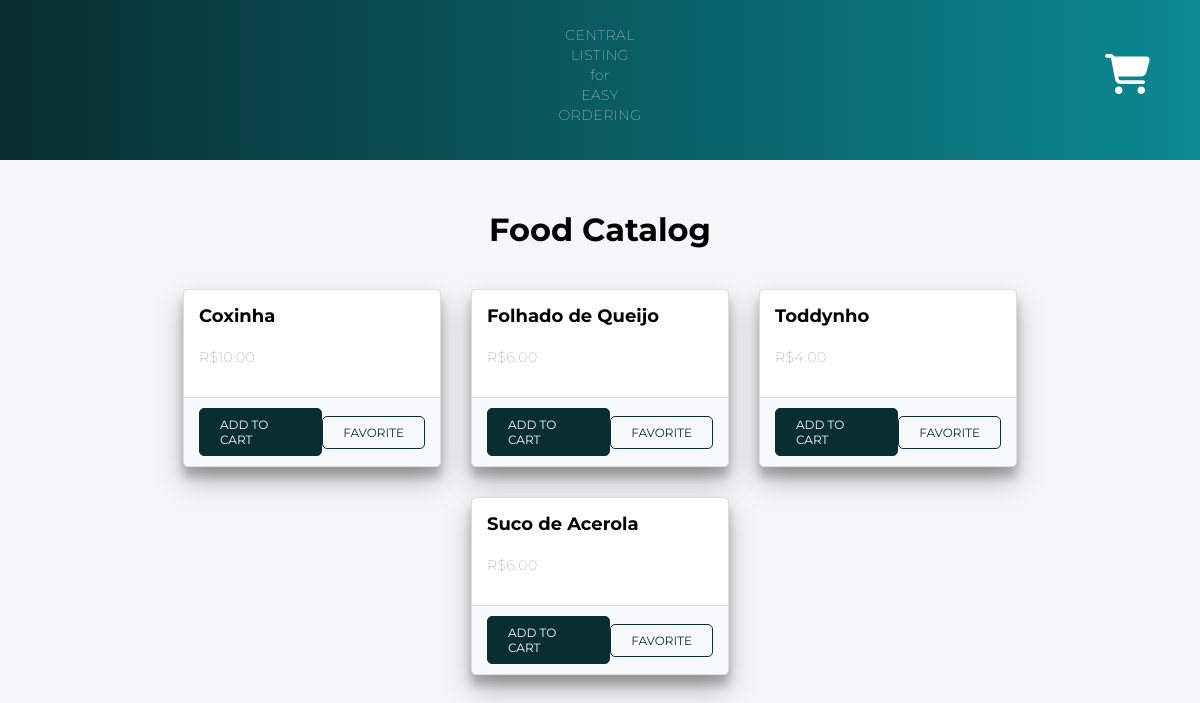
Page /home/ (signed in) on the earlier database version.
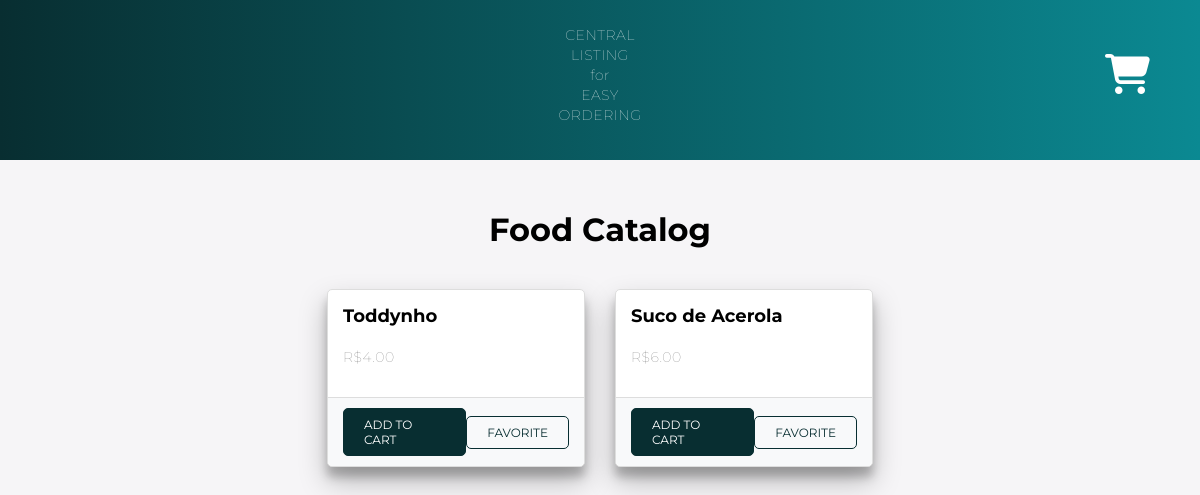
Same page on the later database version.
### main/models.py (models this page shows, shortened)
class FoodProduct(models.Model):
    name = models.CharField(max_length=255)
    price = models.DecimalField(max_digits=10, decimal_places=2)
    description = models.TextField()
    ingredients = models.ManyToManyField(Ingredients, through='ProductsIngredients')

### main/views.py (the view)
# urls.py: path('home/', views.catalog, name='home'),
@login_required(login_url='login')
def catalog(request):
    food_products = FoodProduct.objects.all()
    return render(request, 'catalog.html', {'food_products': food_products})

### templates/catalog.html (shortened to what this page needs)
{% load static %}
<!DOCTYPE html>
<html>
<head>
    <link rel="stylesheet" type="text/css" href="{% static './css/catalog.css' %}">
    <link rel="stylesheet" href="https://cdnjs.cloudflare.com/ajax/libs/font-awesome/6.4.0/css/all.min.css" />
</head>
<body>
    <nav>
        <p>CENTRAL<br>LISTING<br>for<br>EASY<br>ORDERING</p>
        <div class="cart-icon">
            <a class="fas fa-shopping-cart cart-link" href="{% url 'cart' %}" style="text-decoration:none"></a>
        </div>
    </nav>
    <div class="container">
        <h1 class="text-center my-5">Food Catalog</h1>
        <div class="row">
            {% for product in food_products %}
                <div class="col-md-4 mb-4">
                    <div class="card h-100">
                        <div class="card-body">
                            <a href="{% url 'product_detail' product_id=product.id %}" style="text-decoration:none">
                                <h5 class="card-title product-link">{{ product.name }}</h5>
                            </a>
                            <p class="card-text">R${{ product.price }}</p>
                        </div>
                        <div class="card-footer">
                            <a href="{% url 'add_to_cart' product.id %}" class="btn btn-primary" style="text-decoration:none">Add to Cart</a>
                            <a class="btn btn-outline-secondary">Favorite</a>
                        </div>
                    </div>
                </div>
            {% endfor %}
        </div>
    </div>
</body>
</html>

Differences in the rows shown:
removed FoodProduct: name "Coxinha", price "10.00"
removed FoodProduct: name "Folhado de Queijo", price "6.00"
